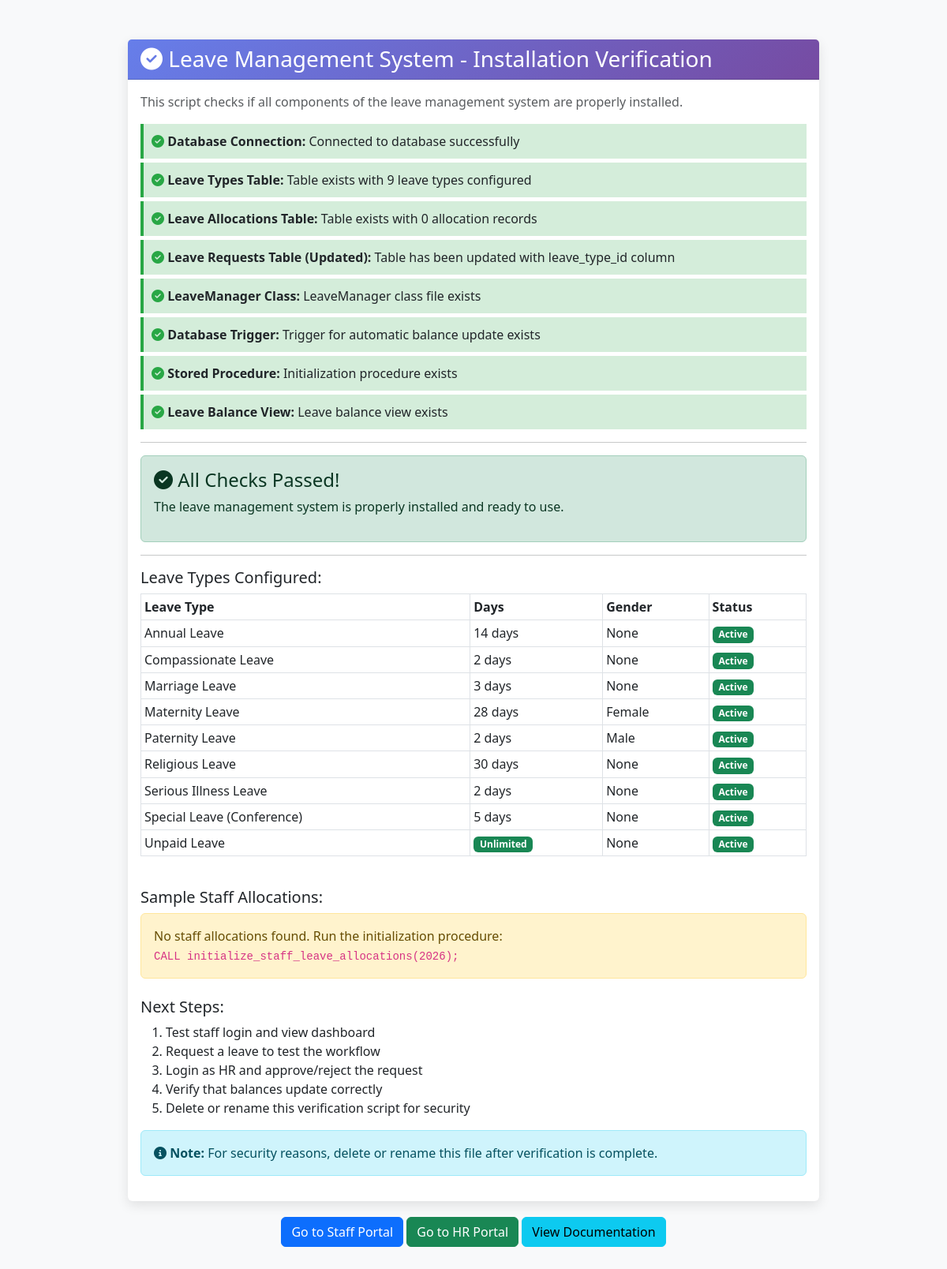
Screenshot of /verify-leave-system.php with the database file from the repository.
### tables this page shows
CREATE TABLE `leave_types` (
  `id` int(11) NOT NULL AUTO_INCREMENT,
  `name` varchar(100) NOT NULL,
  `description` text DEFAULT NULL,
  `days_allocated` int(11) DEFAULT 0,
  `allocation_unit` enum('days','weeks') DEFAULT 'days',
  `min_days` int(11) DEFAULT NULL,
  `max_days` int(11) DEFAULT NULL,
  `is_paid` tinyint(1) DEFAULT 1,
  `requires_approval` tinyint(1) DEFAULT 1,
  `is_unlimited` tinyint(1) DEFAULT 0,
  `is_one_time` tinyint(1) DEFAULT 0,
  `gender_specific` enum('none','female','male') DEFAULT 'none',
  `is_active` tinyint(1) DEFAULT 1,
  `created_at` timestamp NOT NULL DEFAULT current_timestamp(),
  `updated_at` timestamp NOT NULL DEFAULT current_timestamp() ON UPDATE current_timestamp(),
  PRIMARY KEY (`id`),
  UNIQUE KEY `name` (`name`),
  KEY `idx_name` (`name`),
  KEY `idx_is_active` (`is_active`)
);

### verify-leave-system.php (the view, shortened to what this page needs)
<?php
include 'config.php';
?>
<!DOCTYPE html>
<html lang="en">
<head>
    <link href="https://cdnjs.cloudflare.com/ajax/libs/bootstrap/5.3.0/css/bootstrap.min.css" rel="stylesheet">
    <link href="https://cdnjs.cloudflare.com/ajax/libs/font-awesome/6.4.0/css/all.min.css" rel="stylesheet">
</head>
<body>
    <div class="container">
        <div class="card">
            <div class="card-header">
                <h3 class="mb-0"><i class="fas fa-check-circle"></i> Leave Management System - Installation Verification</h3>
            </div>
            <div class="card-body">
                <p class="text-muted">This script checks if all components of the leave management system are properly installed.</p>
                <?php
                $checks = [];
                $all_passed = true;
                $check = ['name' => 'Database Connection', 'status' => false, 'message' => ''];
                if ($conn) {
                    $check['status'] = true;
                    $check['message'] = 'Connected to database successfully';
                } else {
                    $check['message'] = 'Failed to connect to database';
                    $all_passed = false;
                }
                $checks[] = $check;
                $check = ['name' => 'Leave Types Table', 'status' => false, 'message' => ''];
                $result = $conn->query("SHOW TABLES LIKE 'leave_types'");
                if ($result && $result->num_rows > 0) {
                    $check['status'] = true;
                    $count_result = $conn->query("SELECT COUNT(*) as count FROM leave_types");
                    $count = $count_result->fetch_assoc()['count'];
                    $check['message'] = "Table exists with {$count} leave types configured";
                } else {
                    $check['message'] = 'Table does not exist - please run the SQL migration';
                    $all_passed = false;
                }
                $checks[] = $check;
                $check = ['name' => 'Leave Allocations Table', 'status' => false, 'message' => ''];
                $result = $conn->query("SHOW TABLES LIKE 'leave_allocations'");
                if ($result && $result->num_rows > 0) {
                    $check['status'] = true;
                    $count_result = $conn->query("SELECT COUNT(*) as count FROM leave_allocations");
                    $count = $count_result->fetch_assoc()['count'];
                    $check['message'] = "Table exists with {$count} allocation records";
                } else {
                    $check['message'] = 'Table does not exist - please run the SQL migration';
                    $all_passed = false;
                }
                $checks[] = $check;
                $check = ['name' => 'Leave Requests Table (Updated)', 'status' => false, 'message' => ''];
                $result = $conn->query("SHOW COLUMNS FROM leave_requests LIKE 'leave_type_id'");
                if ($result && $result->num_rows > 0) {
                    $check['status'] = true;
                    $check['message'] = 'Table has been updated with leave_type_id column';
                } else {
                    $check['message'] = 'Table missing leave_type_id column - please run the SQL migration';
                    $all_passed = false;
                }
                $checks[] = $check;
                $check = ['name' => 'LeaveManager Class', 'status' => false, 'message' => ''];
                if (file_exists(__DIR__ . '/classes/LeaveManager.php')) {
                    $check['status'] = true;
                    $check['message'] = 'LeaveManager class file exists';
                } else {
                    $check['message'] = 'LeaveManager.php not found in classes directory';
                    $all_passed = false;
                }
                $checks[] = $check;
                $check = ['name' => 'Database Trigger', 'status' => false, 'message' => ''];
                $result = $conn->query("SHOW TRIGGERS WHERE `Trigger` = 'update_leave_allocation_after_approval'");
                if ($result && $result->num_rows > 0) {
                    $check['status'] = true;
                    $check['message'] = 'Trigger for automatic balance update exists';
                } else {
                    $check['message'] = 'Trigger not found - automatic balance updates may not work';
                    $all_passed = false;
                }
                $checks[] = $check;
                $check = ['name' => 'Stored Procedure', 'status' => false, 'message' => ''];
                $result = $conn->query("SHOW PROCEDURE STATUS WHERE Name = 'initialize_staff_leave_allocations'");
                if ($result && $result->num_rows > 0) {
                    $check['status'] = true;
                    $check['message'] = 'Initialization procedure exists';
                } else {
                    $check['message'] = 'Stored procedure not found';
                    $all_passed = false;
                }
                $checks[] = $check;
                $check = ['name' => 'Leave Balance View', 'status' => false, 'message' => ''];
                $result = $conn->query("SHOW TABLES LIKE 'staff_leave_balance_view'");
                if ($result && $result->num_rows > 0) {
                    $check['status'] = true;
                    $check['message'] = 'Leave balance view exists';
                } else {
                    $check['message'] = 'View not found';
                    $all_passed = false;
                }
                $checks[] = $check;
                foreach ($checks as $check) {
                    $class = $check['status'] ? 'pass' : 'fail';
                    $icon = $check['status'] ? '<i class="fas fa-check-circle success"></i>' : '<i class="fas fa-times-circle error"></i>';
                    echo "<div class='check-item {$class}'>";
                    echo "{$icon} <strong>{$check['name']}:</strong> {$check['message']}";
                    echo "</div>";
                }
                echo "<hr>";
                if ($all_passed) {
                    echo "<div class='alert alert-success'>";
                    echo "<h4><i class='fas fa-check-circle'></i> All Checks Passed!</h4>";
                    echo "<p>The leave management system is properly installed and ready to use.</p>";
                    echo "</div>";
                }
                echo "<hr>";
                echo "<h5>Leave Types Configured:</h5>";
                $result = $conn->query("SELECT name, days_allocated, is_unlimited, gender_specific, is_active FROM leave_types ORDER BY name");
                if ($result && $result->num_rows > 0) {
                    echo "<div class='table-responsive'>";
                    echo "<table class='table table-bordered table-sm'>";
                    echo "<thead><tr><th>Leave Type</th><th>Days</th><th>Gender</th><th>Status</th></tr></thead>";
                    echo "<tbody>";
                    while ($row = $result->fetch_assoc()) {
                        $days = $row['is_unlimited'] ? '<span class="badge bg-success">Unlimited</span>' : $row['days_allocated'] . ' days';
                        $gender = ucfirst($row['gender_specific']);
                        $status = $row['is_active'] ? '<span class="badge bg-success">Active</span>' : '<span class="badge bg-secondary">Inactive</span>';
                        echo "<tr>";
                        echo "<td>{$row['name']}</td>";
                        echo "<td>{$days}</td>";
                        echo "<td>{$gender}</td>";
                        echo "<td>{$status}</td>";
                        echo "</tr>";
                    }
                    echo "</tbody></table>";
                    echo "</div>";
                }
                echo "<h5 class='mt-4'>Sample Staff Allocations:</h5>";
                $result = $conn->query("
                    SELECT s.first_name, s.last_name, lt.name as leave_type,
                           la.days_allocated, la.days_used, la.days_remaining
                    FROM leave_allocations la
                    JOIN staff s ON s.id = la.staff_id
                    JOIN leave_types lt ON lt.id = la.leave_type_id
                    WHERE la.year = YEAR(CURDATE())
                    LIMIT 10
                ");
                if ($result && $result->num_rows > 0) {
                    echo "<div class='table-responsive'>";
                    echo "<table class='table table-bordered table-sm'>";
                    echo "<thead><tr><th>Staff</th><th>Leave Type</th><th>Allocated</th><th>Used</th><th>Remaining</th></tr></thead>";
                    echo "<tbody>";
                    while ($row = $result->fetch_assoc()) {
                        echo "<tr>";
                        echo "<td>{$row['first_name']} {$row['last_name']}</td>";
                        echo "<td>{$row['leave_type']}</td>";
                        echo "<td>{$row['days_allocated']}</td>";
                        echo "<td>{$row['days_used']}</td>";
                        echo "<td>{$row['days_remaining']}</td>";
                        echo "</tr>";
                    }
                    echo "</tbody></table>";
                    echo "</div>";
                } else {
                    echo "<div class='alert alert-warning'>";
                    echo "No staff allocations found. Run the initialization procedure:";
                    echo "<br><code>CALL initialize_staff_leave_allocations(" . date('Y') . ");</code>";
                    echo "</div>";
                }
                ?>
                <div class="mt-4">
                    <h5>Next Steps:</h5>
                    <ol>
                        <li>Test staff login and view dashboard</li>
                        <li>Request a leave to test the workflow</li>
                        <li>Login as HR and approve/reject the request</li>
                        <li>Verify that balances update correctly</li>
                        <li>Delete or rename this verification script for security</li>
                    </ol>
                </div>
                <div class="alert alert-info mt-3">
                    <strong><i class="fas fa-info-circle"></i> Note:</strong>
                    For security reasons, delete or rename this file after verification is complete.
                </div>
            </div>
        </div>
        <div class="text-center mb-4">
            <a href="staff/login.php" class="btn btn-primary">Go to Staff Portal</a>
            <a href="hr/login.php" class="btn btn-success">Go to HR Portal</a>
            <a href="LEAVE_SYSTEM_IMPLEMENTATION.md" class="btn btn-info">View Documentation</a>
        </div>
    </div>
</body>
</html>

### verify-leave-system.php (style rules this page uses)
body { background-color: #f8f9fa; font-family: 'Segoe UI', Tahoma, Geneva, Verdana, sans-serif; }
.container { max-width: 900px; margin: 50px auto; }
.card { border: none; box-shadow: 0 5px 15px rgba(0, 0, 0, 0.1); margin-bottom: 20px; }
.card-header { background: linear-gradient(135deg, #667eea 0%, #764ba2 100%); color: white; font-weight: bold; }
.success { color: #28a745; }
.check-item { padding: 10px; margin: 5px 0; border-left: 4px solid #ddd; background-color: #f9f9f9; }
.check-item.pass { border-left-color: #28a745; background-color: #d4edda; }

### rows the page displays
leave_types: name "Annual Leave", days_allocated "14", gender_specific "None", is_active "Active"
leave_types: name "Compassionate Leave", days_allocated "2", gender_specific "None", is_active "Active"
leave_types: name "Marriage Leave", days_allocated "3", gender_specific "None", is_active "Active"
leave_types: name "Maternity Leave", days_allocated "28", gender_specific "Female", is_active "Active"
leave_types: name "Paternity Leave", days_allocated "2", gender_specific "Male", is_active "Active"
leave_types: name "Religious Leave", days_allocated "30", gender_specific "None", is_active "Active"
leave_types: name "Serious Illness Leave", days_allocated "2", gender_specific "None", is_active "Active"
leave_types: name "Special Leave (Conference)", days_allocated "5", gender_specific "None", is_active "Active"
leave_types: name "Unpaid Leave", is_unlimited "Unlimited", gender_specific "None", is_active "Active"

### other values shown
$check['name'] "Database Connection"
$check['message'] "Connected to database successfully"
$check['name'] "Leave Types Table"
$check['message'] "Table exists with 9 leave types configured"
$check['name'] "Leave Allocations Table"
$check['message'] "Table exists with 0 allocation records"
$check['name'] "Leave Requests Table (Updated)"
$check['message'] "Table has been updated with leave_type_id column"
$check['name'] "LeaveManager Class"
$check['message'] "LeaveManager class file exists"
$check['name'] "Database Trigger"
$check['message'] "Trigger for automatic balance update exists"
$check['name'] "Stored Procedure"
$check['message'] "Initialization procedure exists"
$check['name'] "Leave Balance View"
